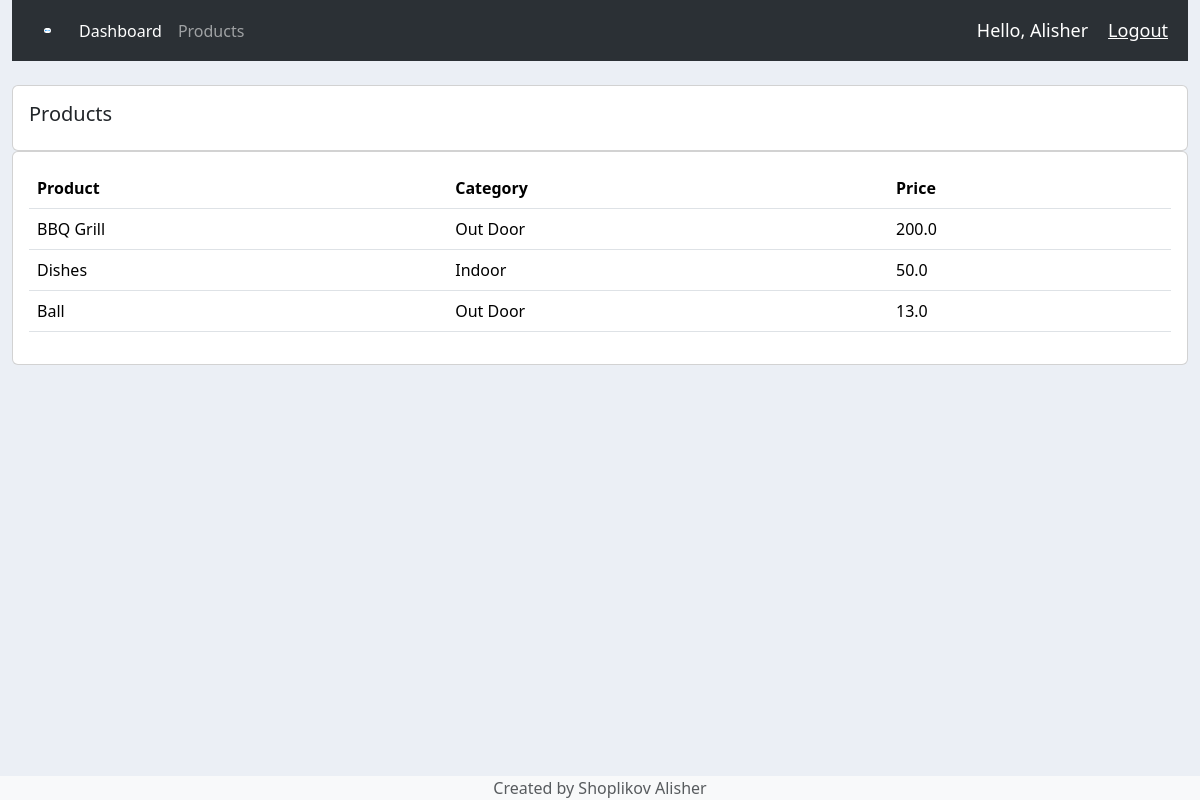
Screenshot of /products/ (signed in) with the database file from the repository.
### accounts/models.py (models this page shows, shortened)
class Product(models.Model):
    CATEGORY = (
        ('Indoor', 'Indoor'),
        ('Out Door', 'Out Door'),
    )
    name = models.CharField(max_length=200, null=True)
    price = models.FloatField(null=True)
    category = models.CharField(max_length=200, null=True, choices=CATEGORY)
    description = models.CharField(max_length=200, null=True, blank=True)
    date_created = models.DateTimeField(auto_now_add=True)
    tags = models.ManyToManyField(Tag)

### accounts/decorators.py (the view)
        def wrapper_func(request, *args, **kwargs):
            group = None
            if request.user.groups.exists():
                group = request.user.groups.all()[0].name
            if group in allowed_roles:
                return view_func(request, *args, **kwargs)
            else:
                return HttpResponse('You are not authorized to view this page')

### accounts/views.py (called while the page is built)
@login_required(login_url='login')
@allowed_users(allowed_roles=['admin'])
def products(request):
    products = Product.objects.all()
    return render(request, 'accounts/products.html', {'products': products})

### accounts/templates/accounts/products.html
{% extends 'accounts/main.html' %}
{% block content %}
  <br>
  <div class="row">
      <div class="col-md">
          <div class="card card-body">
              <h5>Products</h5>
          </div>
          <div class="card card-body">
              <table class="table">
                  <tr>
                      <th>Product</th>
                      <th>Category</th>
                      <th>Price</th>
                  </tr>
                  {% for i in products %}
                    <tr>
                        <td>{{i.name}}</td>
                        <td>{{i.category}}</td>
                        <td>{{i.price}}</td>
                    </tr>
                  {% endfor %}
              </table>
          </div>
      </div>
  </div>
{% endblock %}

### accounts/templates/accounts/navbar.html (shortened to what this page needs)
{% load static %}
<nav class="navbar navbar-expand-lg bg-body-tertiary" data-bs-theme="dark">
  <div class="container-fluid">
    <img src="{% static 'images/logo.png' %}" alt="CRM logo" id="logo">
    <div class="collapse navbar-collapse" id="navbarNav">
      <ul class="navbar-nav">
        {% if request.user.is_staff %}
        <li class="nav-item">
          <a class="nav-link active" aria-current="page" href="{% url 'home' %}">Dashboard</a>
        </li>
        <li class="nav-item">
          <a class="nav-link" href="{% url 'products' %}">Products</a>
        </li>
        {% else %}
        <li class="nav-item">
          <a class="nav-link" href="{% url 'account' %}">Settings</a>
        </li>
        {% endif %}
      </ul>
    </div>
  </div>
  <span class="hello-msg">Hello, {{ request.user }}</span>
  <span><a class="hello-msg" href="{% url 'logout'%}">Logout</a></span>
</nav>

### static/css/main.css (style rules this page uses)
#logo { border-radius: 25px; padding: 20px; width: 5%; height: 5%; }
body { background-color: #ebeff5; }

### accounts/templates/accounts/navbar.html (style rules this page uses)
.hello-msg { font-size: 18px; color: #fff; margin-right: 20px; white-space: nowrap; text-overflow: ellipsis; }

### rows the page displays
Product: name "BBQ Grill", category "Out Door", price "200.0"
Product: name "Dishes", category "Indoor", price "50.0"
Product: name "Ball", category "Out Door", price "13.0"

### other values shown
{{ request.user }} "Alisher"
